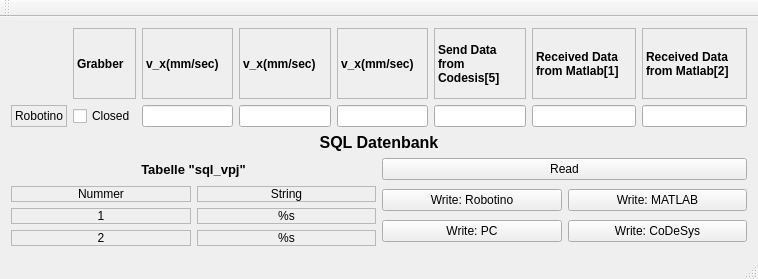
<?xml version="1.0" encoding="UTF-8"?>
<ui version="4.0">
 <class>MainWindow</class>
 <widget class="QMainWindow" name="MainWindow">
  <property name="geometry">
   <rect>
    <x>0</x>
    <y>0</y>
    <width>758</width>
    <height>279</height>
   </rect>
  </property>
  <property name="windowTitle">
   <string>MainWindow</string>
  </property>
  <widget class="QWidget" name="centralWidget">
   <layout class="QVBoxLayout" name="verticalLayout_3">
    <item>
     <layout class="QGridLayout" name="gridLayout">
      <item row="1" column="0">
       <widget class="QLabel" name="label_8">
        <property name="frameShape">
         <enum>QFrame::StyledPanel</enum>
        </property>
        <property name="text">
         <string>Robotino</string>
        </property>
       </widget>
      </item>
      <item row="0" column="5">
       <widget class="QLabel" name="label">
        <property name="font">
         <font>
          <weight>75</weight>
          <bold>true</bold>
          <strikeout>false</strikeout>
         </font>
        </property>
        <property name="frameShape">
         <enum>QFrame::StyledPanel</enum>
        </property>
        <property name="frameShadow">
         <enum>QFrame::Plain</enum>
        </property>
        <property name="text">
         <string>Send Data from Codesis[5]</string>
        </property>
        <property name="wordWrap">
         <bool>true</bool>
        </property>
       </widget>
      </item>
      <item row="0" column="3">
       <widget class="QLabel" name="label_4">
        <property name="font">
         <font>
          <weight>75</weight>
          <bold>true</bold>
          <strikeout>false</strikeout>
         </font>
        </property>
        <property name="frameShape">
         <enum>QFrame::StyledPanel</enum>
        </property>
        <property name="frameShadow">
         <enum>QFrame::Plain</enum>
        </property>
        <property name="text">
         <string>v_x(mm/sec)</string>
        </property>
        <property name="wordWrap">
         <bool>true</bool>
        </property>
       </widget>
      </item>
      <item row="0" column="2">
       <widget class="QLabel" name="label_7">
        <property name="font">
         <font>
          <weight>75</weight>
          <bold>true</bold>
          <strikeout>false</strikeout>
         </font>
        </property>
        <property name="frameShape">
         <enum>QFrame::StyledPanel</enum>
        </property>
        <property name="frameShadow">
         <enum>QFrame::Plain</enum>
        </property>
        <property name="text">
         <string>v_x(mm/sec)</string>
        </property>
        <property name="wordWrap">
         <bool>true</bool>
        </property>
       </widget>
      </item>
      <item row="0" column="7">
       <widget class="QLabel" name="label_3">
        <property name="font">
         <font>
          <weight>75</weight>
          <bold>true</bold>
          <strikeout>false</strikeout>
         </font>
        </property>
        <property name="frameShape">
         <enum>QFrame::StyledPanel</enum>
        </property>
        <property name="frameShadow">
         <enum>QFrame::Plain</enum>
        </property>
        <property name="text">
         <string>Received Data from Matlab[2]</string>
        </property>
        <property name="wordWrap">
         <bool>true</bool>
        </property>
       </widget>
      </item>
      <item row="0" column="4">
       <widget class="QLabel" name="label_2">
        <property name="font">
         <font>
          <weight>75</weight>
          <bold>true</bold>
          <strikeout>false</strikeout>
         </font>
        </property>
        <property name="frameShape">
         <enum>QFrame::StyledPanel</enum>
        </property>
        <property name="frameShadow">
         <enum>QFrame::Plain</enum>
        </property>
        <property name="text">
         <string>v_x(mm/sec)</string>
        </property>
        <property name="wordWrap">
         <bool>true</bool>
        </property>
       </widget>
      </item>
      <item row="1" column="2">
       <widget class="QLineEdit" name="lineEdit"/>
      </item>
      <item row="0" column="1">
       <widget class="QLabel" name="label_6">
        <property name="font">
         <font>
          <weight>75</weight>
          <bold>true</bold>
          <strikeout>false</strikeout>
         </font>
        </property>
        <property name="frameShape">
         <enum>QFrame::StyledPanel</enum>
        </property>
        <property name="frameShadow">
         <enum>QFrame::Plain</enum>
        </property>
        <property name="text">
         <string>Grabber</string>
        </property>
        <property name="wordWrap">
         <bool>true</bool>
        </property>
       </widget>
      </item>
      <item row="1" column="4">
       <widget class="QLineEdit" name="lineEdit_3"/>
      </item>
      <item row="1" column="7">
       <widget class="QLineEdit" name="lineEdit_5">
        <property name="readOnly">
         <bool>true</bool>
        </property>
       </widget>
      </item>
      <item row="1" column="3">
       <widget class="QLineEdit" name="lineEdit_2"/>
      </item>
      <item row="1" column="5">
       <widget class="QLineEdit" name="lineEdit_4">
        <property name="readOnly">
         <bool>true</bool>
        </property>
       </widget>
      </item>
      <item row="1" column="1">
       <widget class="QCheckBox" name="checkBox">
        <property name="text">
         <string>Closed</string>
        </property>
       </widget>
      </item>
      <item row="0" column="6">
       <widget class="QLabel" name="label_5">
        <property name="font">
         <font>
          <weight>75</weight>
          <bold>true</bold>
          <strikeout>false</strikeout>
         </font>
        </property>
        <property name="frameShape">
         <enum>QFrame::StyledPanel</enum>
        </property>
        <property name="frameShadow">
         <enum>QFrame::Plain</enum>
        </property>
        <property name="text">
         <string>Received Data from Matlab[1]</string>
        </property>
        <property name="wordWrap">
         <bool>true</bool>
        </property>
       </widget>
      </item>
      <item row="1" column="6">
       <widget class="QLineEdit" name="lineEdit_6">
        <property name="readOnly">
         <bool>true</bool>
        </property>
       </widget>
      </item>
     </layout>
    </item>
    <item>
     <layout class="QGridLayout" name="gridLayout_2">
      <item row="3" column="0">
       <layout class="QGridLayout" name="gridLayout_3">
        <item row="0" column="0">
         <widget class="QLabel" name="label_10">
          <property name="frameShape">
           <enum>QFrame::StyledPanel</enum>
          </property>
          <property name="text">
           <string>Nummer</string>
          </property>
          <property name="alignment">
           <set>Qt::AlignCenter</set>
          </property>
          <property name="textInteractionFlags">
           <set>Qt::LinksAccessibleByMouse</set>
          </property>
         </widget>
        </item>
        <item row="0" column="1">
         <widget class="QLabel" name="label_11">
          <property name="frameShape">
           <enum>QFrame::StyledPanel</enum>
          </property>
          <property name="text">
           <string>String</string>
          </property>
          <property name="alignment">
           <set>Qt::AlignCenter</set>
          </property>
          <property name="textInteractionFlags">
           <set>Qt::LinksAccessibleByMouse</set>
          </property>
         </widget>
        </item>
        <item row="1" column="0">
         <widget class="QLabel" name="label_12">
          <property name="frameShape">
           <enum>QFrame::StyledPanel</enum>
          </property>
          <property name="text">
           <string>1</string>
          </property>
          <property name="alignment">
           <set>Qt::AlignCenter</set>
          </property>
          <property name="textInteractionFlags">
           <set>Qt::LinksAccessibleByMouse</set>
          </property>
         </widget>
        </item>
        <item row="1" column="1">
         <widget class="QLabel" name="label_13">
          <property name="frameShape">
           <enum>QFrame::StyledPanel</enum>
          </property>
          <property name="text">
           <string>%s</string>
          </property>
          <property name="alignment">
           <set>Qt::AlignCenter</set>
          </property>
          <property name="textInteractionFlags">
           <set>Qt::LinksAccessibleByMouse</set>
          </property>
         </widget>
        </item>
        <item row="2" column="0">
         <widget class="QLabel" name="label_14">
          <property name="frameShape">
           <enum>QFrame::StyledPanel</enum>
          </property>
          <property name="text">
           <string>2</string>
          </property>
          <property name="alignment">
           <set>Qt::AlignCenter</set>
          </property>
          <property name="textInteractionFlags">
           <set>Qt::LinksAccessibleByMouse</set>
          </property>
         </widget>
        </item>
        <item row="2" column="1">
         <widget class="QLabel" name="label_15">
          <property name="frameShape">
           <enum>QFrame::StyledPanel</enum>
          </property>
          <property name="text">
           <string>%s</string>
          </property>
          <property name="alignment">
           <set>Qt::AlignCenter</set>
          </property>
          <property name="textInteractionFlags">
           <set>Qt::LinksAccessibleByMouse</set>
          </property>
         </widget>
        </item>
       </layout>
      </item>
      <item row="2" column="0">
       <widget class="QLabel" name="label_16">
        <property name="font">
         <font>
          <pointsize>10</pointsize>
          <weight>75</weight>
          <bold>true</bold>
         </font>
        </property>
        <property name="text">
         <string>Tabelle &quot;sql_vpj&quot;</string>
        </property>
        <property name="alignment">
         <set>Qt::AlignCenter</set>
        </property>
       </widget>
      </item>
      <item row="3" column="1">
       <layout class="QGridLayout" name="gridLayout_4">
        <item row="1" column="0">
         <widget class="QPushButton" name="writeP">
          <property name="text">
           <string>Write: PC</string>
          </property>
         </widget>
        </item>
        <item row="0" column="0">
         <widget class="QPushButton" name="writeR">
          <property name="text">
           <string>Write: Robotino</string>
          </property>
         </widget>
        </item>
        <item row="0" column="1">
         <widget class="QPushButton" name="writeM">
          <property name="text">
           <string>Write: MATLAB</string>
          </property>
         </widget>
        </item>
        <item row="1" column="1">
         <widget class="QPushButton" name="writeC">
          <property name="text">
           <string>Write: CoDeSys</string>
          </property>
         </widget>
        </item>
       </layout>
      </item>
      <item row="2" column="1">
       <widget class="QPushButton" name="read">
        <property name="text">
         <string>Read</string>
        </property>
       </widget>
      </item>
      <item row="0" column="0" colspan="2">
       <widget class="QLabel" name="label_9">
        <property name="font">
         <font>
          <pointsize>12</pointsize>
          <weight>75</weight>
          <bold>true</bold>
         </font>
        </property>
        <property name="text">
         <string>SQL Datenbank</string>
        </property>
        <property name="alignment">
         <set>Qt::AlignCenter</set>
        </property>
       </widget>
      </item>
     </layout>
    </item>
   </layout>
  </widget>
  <widget class="QMenuBar" name="menuBar">
   <property name="geometry">
    <rect>
     <x>0</x>
     <y>0</y>
     <width>758</width>
     <height>20</height>
    </rect>
   </property>
  </widget>
  <widget class="QToolBar" name="mainToolBar">
   <attribute name="toolBarArea">
    <enum>TopToolBarArea</enum>
   </attribute>
   <attribute name="toolBarBreak">
    <bool>false</bool>
   </attribute>
  </widget>
  <widget class="QStatusBar" name="statusBar"/>
 </widget>
 <layoutdefault spacing="6" margin="11"/>
 <resources/>
 <connections/>
</ui>
